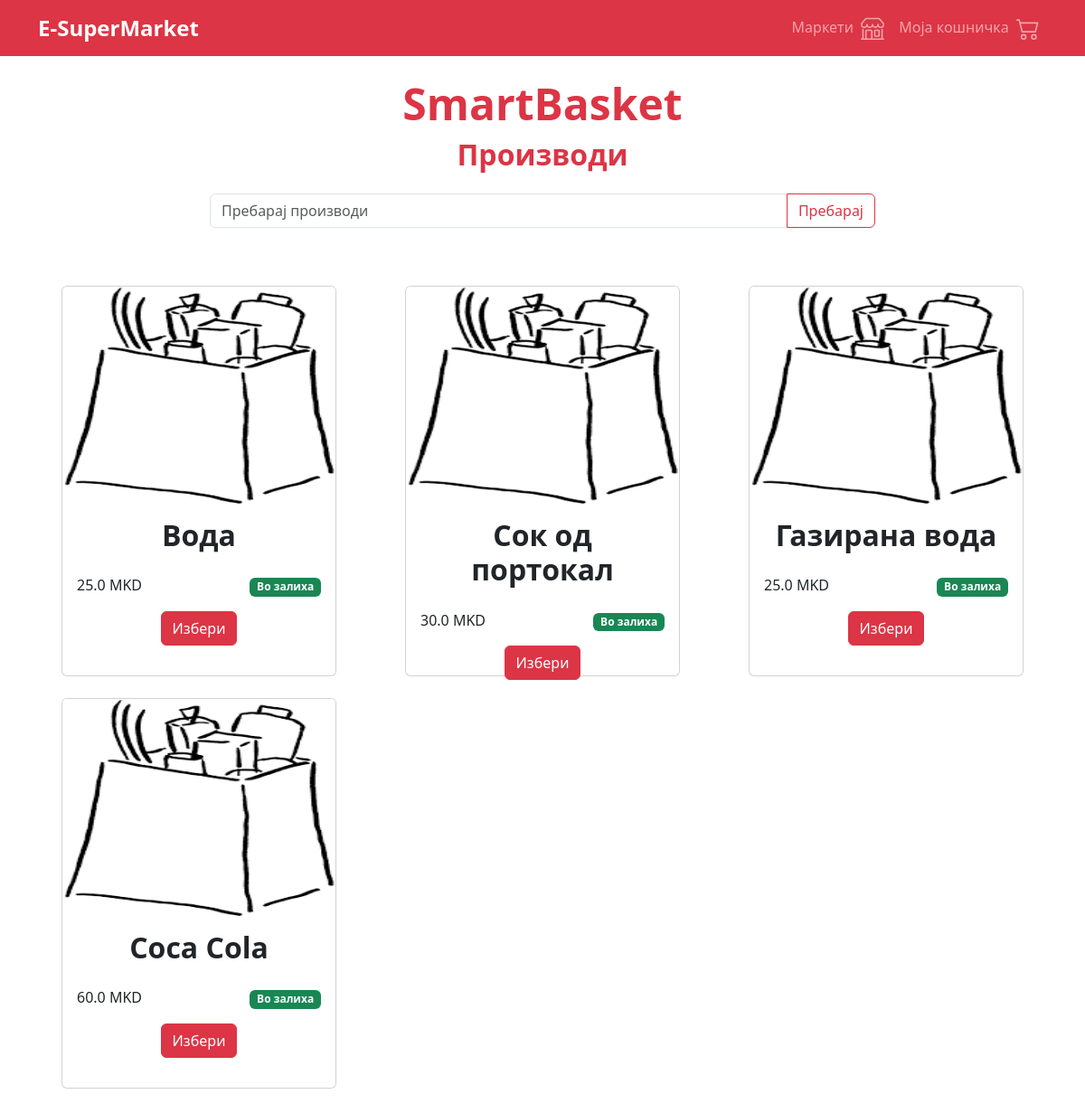
/products/1, run on the app's committed database.
### SmartBasket/models.py (models this page shows, shortened)
class Product(models.Model):
    name = models.CharField(max_length=100)
    price = models.FloatField()
    category = models.ForeignKey(Category, on_delete=models.CASCADE)
    image = models.ImageField(upload_to='images/')
    description = models.TextField()
    quantity = models.IntegerField()

### SmartBasket/views.py (the view)
# urls.py: path('products/<str:category_id>', list_products_for_category, name='products'),
def list_products_for_category(request, category_id):
    search = request.GET.get('search')
    if not Category.objects.filter(id=category_id).exists():
        return redirect('/markets')
    category = Category.objects.get(id=category_id)
    if search is None or search == '':
        products = Product.objects.filter(category=category).all()
    else:
        products = Product.objects.filter(category=category, name__icontains=search).all()
    return render(request, 'list_products_for_category.html',
                  {'products': products, 'category': category, 'search': search})

### templates/list_products_for_category.html (shortened to what this page needs)
{% extends "customer_base.html" %}
{% block content %}
    <div class="container mt-4">
        <div class="row">
            <div class="col-md-12 text-center">
                <h1 class="display-5 text-danger fw-bold">SmartBasket</h1>
            </div>
        </div>
        <div class="row">
            <div class="col-md-12 text-center">
                <h2 class="text-danger fw-bold">Производи</h2>
            </div>
        </div>
        <div class="row justify-content-center mt-3">
            <div class="col-md-8">
                <form action="/products/{{ category.id }}" method="GET">
                    <div class="input-group mb-3">
                        {% if not search %}
                            <input type="text" class="form-control" placeholder="Пребарај производи" name="search"/>
                        {% endif %}
                        <button class="btn btn-outline-danger" type="submit" id="button-addon2">Пребарај</button>
                    </div>
                </form>
            </div>
        </div>
        <div class="row mt-4 mb-5">
            {% if products.count > 0 %}
                {% for p in products %}
                    <div class="col-md-4 mt-4">
                        <div class="card ms-auto me-auto" style="width: 19rem; height: 27rem">
                            <img src="{{ MEDIA_URL }}{{ p.image.url }}" class="card-img-top" style="height: 15rem"
                                 alt="...">
                            <div class="card-body">
                                <h5 class="card-title text-center fw-bold mb-4" style="font-size: 2rem">{{ p.name }}</h5>
                                <div class="row">
                                    <div class="col-md-6">
                                        <p class="card-text">{{ p.price }} MKD</p>
                                    </div>
                                    <div class="col-md-6">
                                        <p style="text-align: right">
                                            {% if p.quantity > 0 %}
                                                <span class="badge bg-success">Во залиха</span>
                                            {% else %}
                                                <span class="badge bg-danger">Нема во залиха</span>
                                            {% endif %}
                                        </p>
                                    </div>
                                </div>
                                <div class="text-center">
                                    <a href="/product-detail/{{ p.id }}" class="btn btn-danger">Избери</a>
                                </div>
                            </div>
                        </div>
                    </div>
                {% endfor %}
            {% else %}
                <div class="col-md-12 text-center">
                    <h3 class="text-danger fw-bold">Нема достапни производи</h3>
                </div>
            {% endif %}
        </div>
    </div>
{% endblock %}

### data on the page
Product: image (picture), name "Вода", price "25.0", quantity "Во залиха"
Product: image (picture), name "Сок од портокал", price "30.0", quantity "Во залиха"
Product: image (picture), name "Газирана вода", price "25.0", quantity "Во залиха"
Product: image (picture), name "Coca Cola", price "60.0", quantity "Во залиха"
